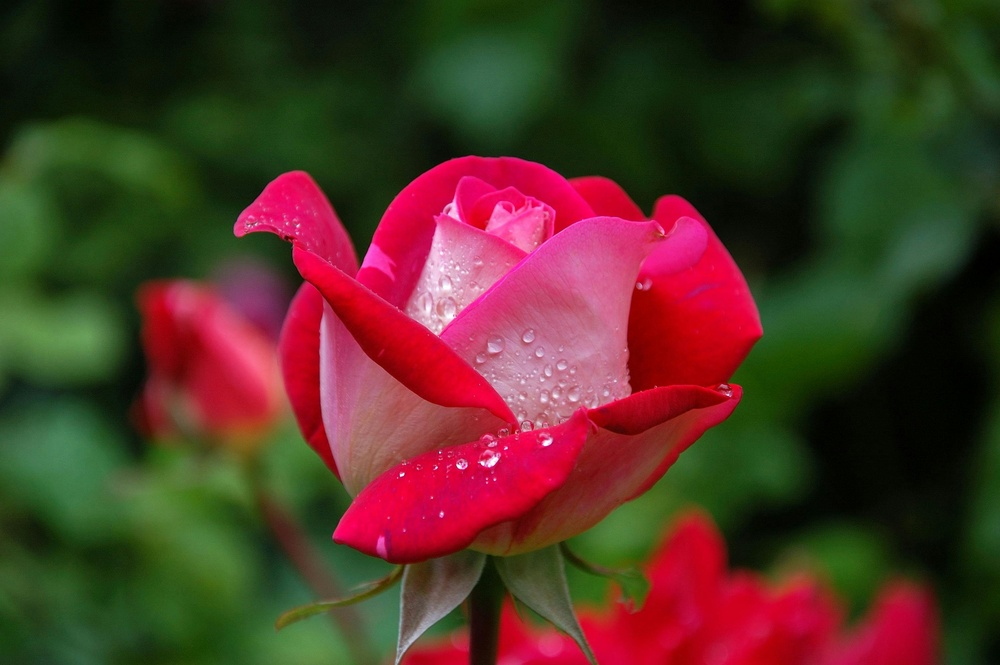
#> input picture Unit-5/flower.jpg, 1000 x 665 px, shrunk from 3008 x 2000 before the run
$ jupyter execute '22. Contrast effect on Color image using global histogram equalization.ipynb'
#> lines starting #> are read from the running program, lines starting #| are printed output that depends on the picture
[cell 1]
# 22. Contrast Effect on COLOR Image using Global Histogram Equalization

import cv2
import matplotlib.pyplot as plt
import numpy as np

img = cv2.imread('flower.jpg')
#> img is the input picture: shape (665, 1000, 3); mean B, G, R 38.3, 51.3, 81.6

ycrcb = cv2.cvtColor(img,cv2.COLOR_BGR2YCrCb)
#> ycrcb: shape (665, 1000, 3); mean of channels 0, 1, 2 58.9, 144.2, 116.3
y,cr,cb = cv2.split(ycrcb)
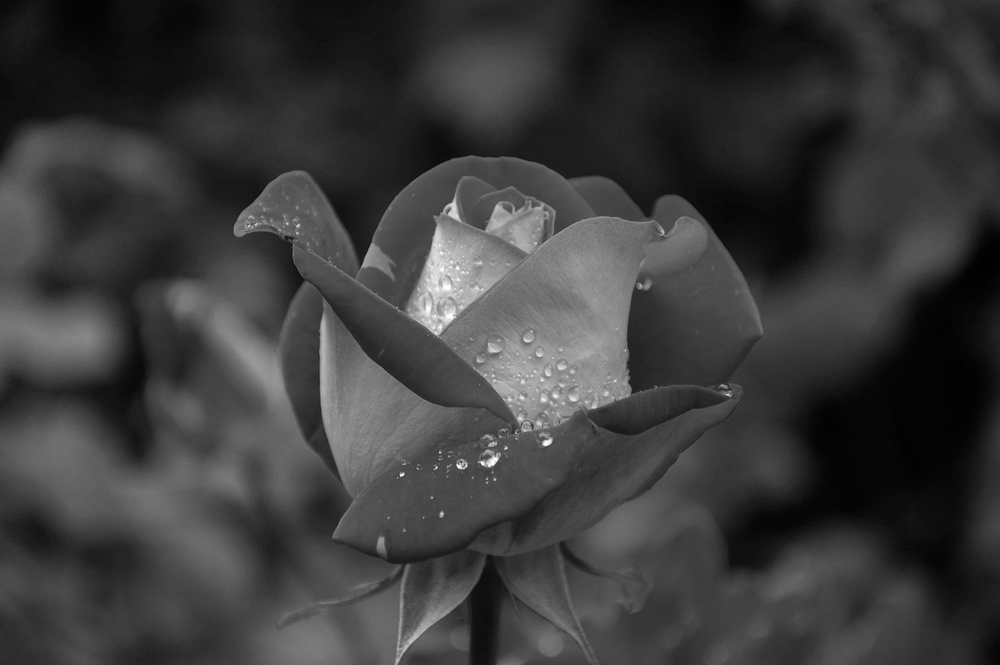
#> y: shape (665, 1000); min 0, max 255, mean 58.9
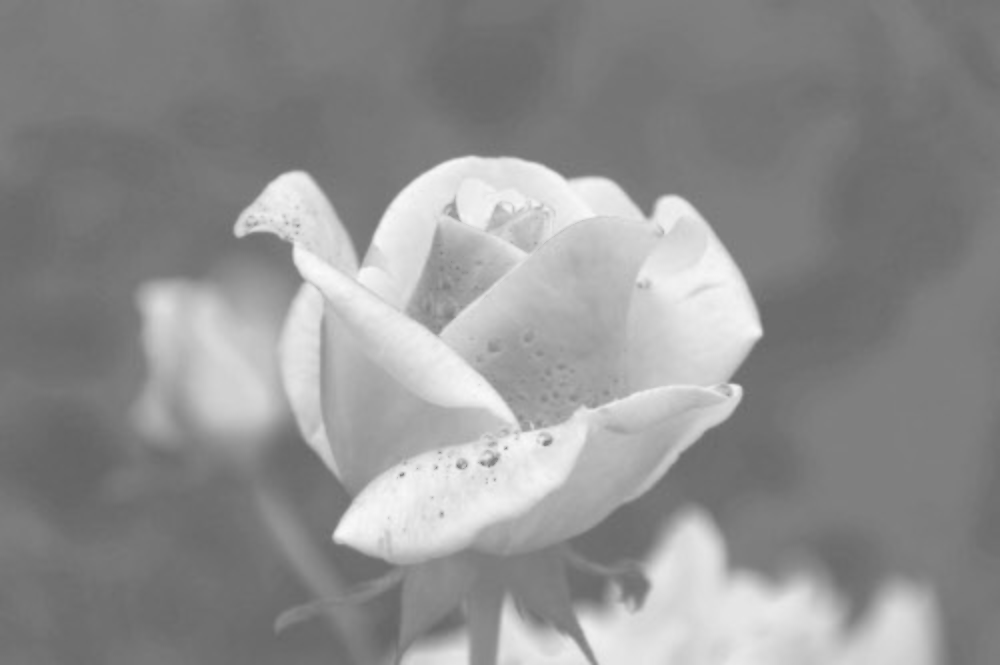
#> cr: shape (665, 1000); min 100, max 250, mean 144.2
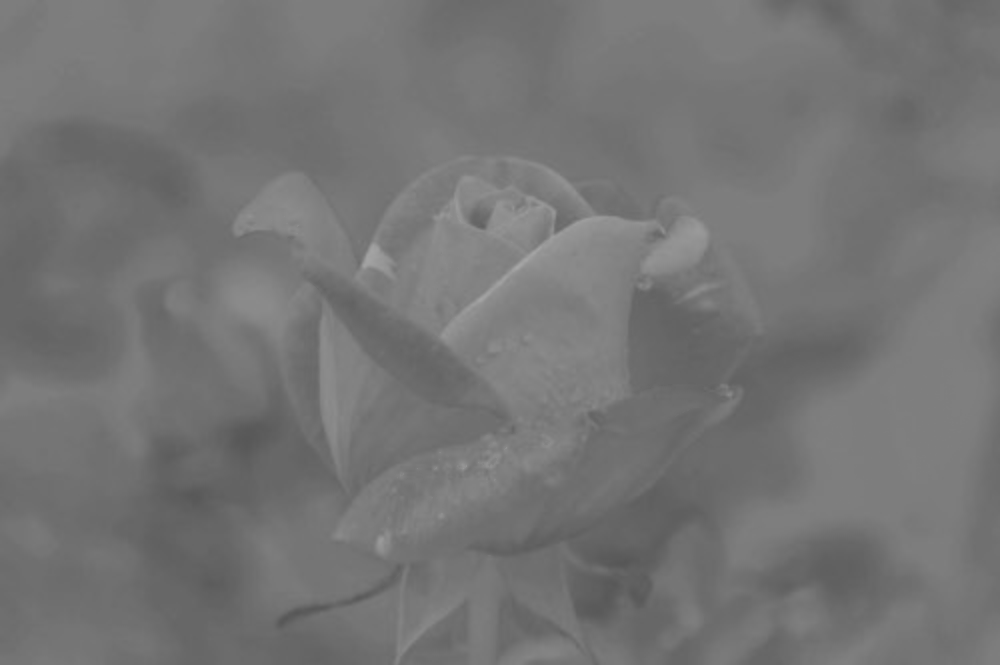
#> cb: shape (665, 1000); min 86, max 167, mean 116.3

y_eq = cv2.equalizeHist(y)
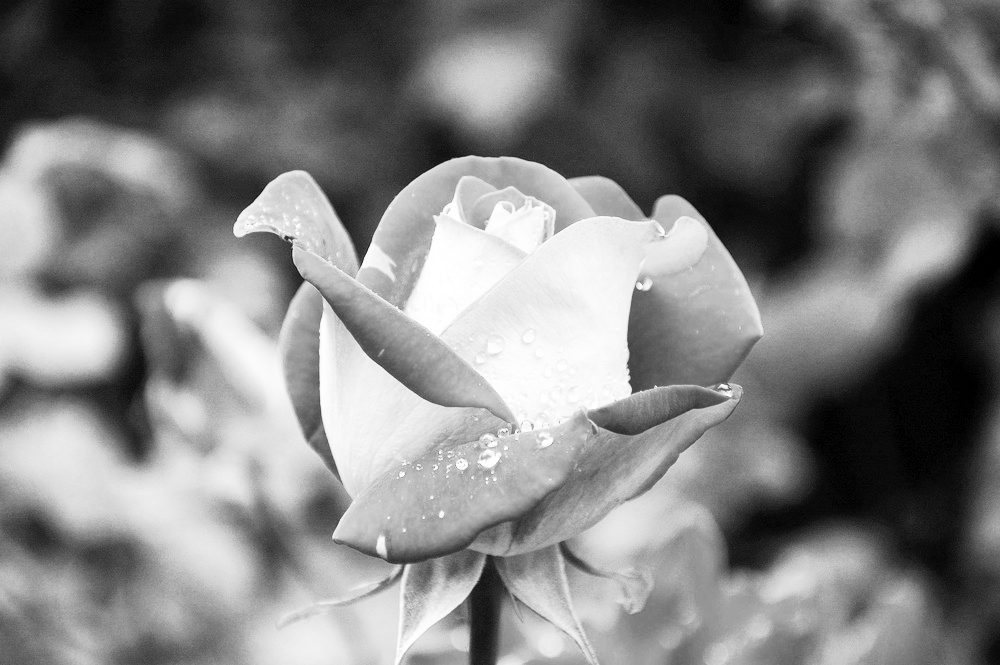
#> y_eq: shape (665, 1000); min 0, max 255, mean 128.6
ycrcb_eq = cv2.merge([y_eq,cr,cb])
#> ycrcb_eq: shape (665, 1000, 3); mean of channels 0, 1, 2 128.6, 144.2, 116.3
global_eq = cv2.cvtColor(ycrcb_eq,cv2.COLOR_YCrCb2RGB)
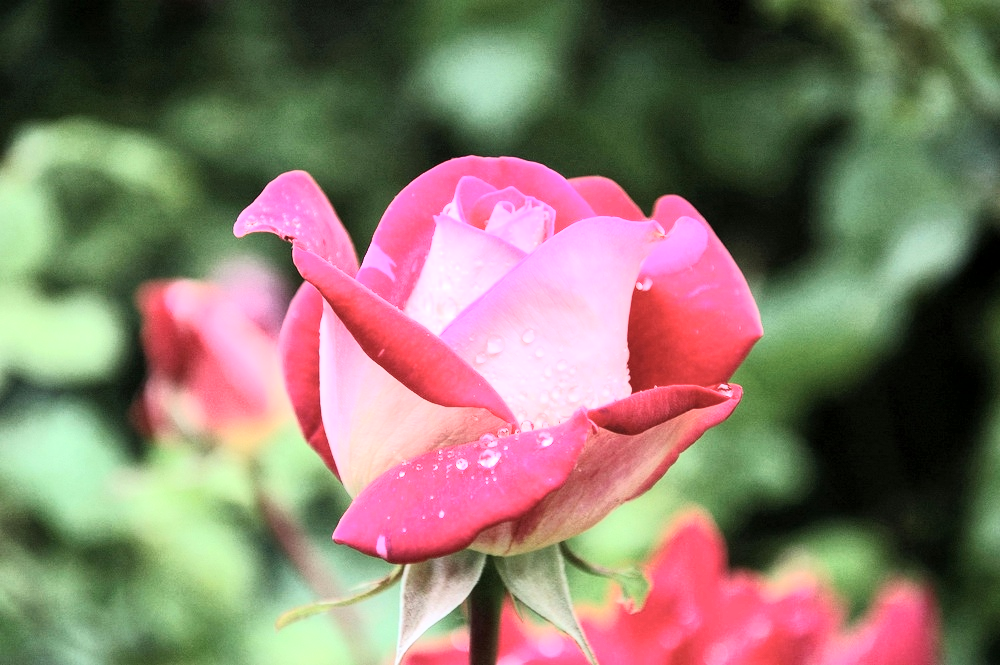
#> global_eq: shape (665, 1000, 3); mean R, G, B 137.5, 121, 107.6
source = cv2.cvtColor(img,cv2.COLOR_BGR2RGB)

plt.subplot(1,2,1),plt.imshow(source),plt.title('Source'),plt.axis('off')
plt.subplot(1,2,2),plt.imshow(global_eq),plt.title('Contrast Color Image using equalizeHist'),plt.axis('off')

$ run again, with Unit-5/aerial.webp saved as Unit-5/flower.jpg
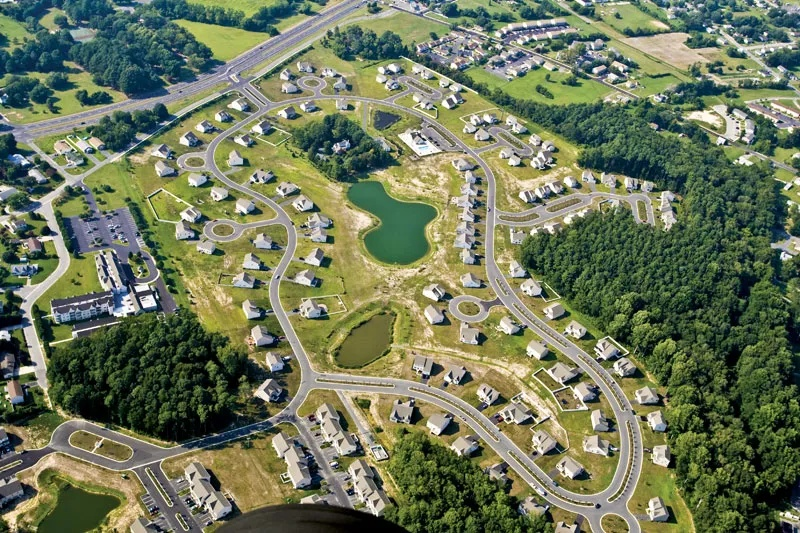
#> input picture Unit-5/aerial.webp, 800 x 533 px
#> img is the input picture: shape (533, 800, 3); mean B, G, R 90.6, 119.4, 110.5
#> ycrcb: shape (533, 800, 3); mean of channels 0, 1, 2 113.5, 125.9, 115.1
#> `y_eq = cv2.equalizeHist(y)`:
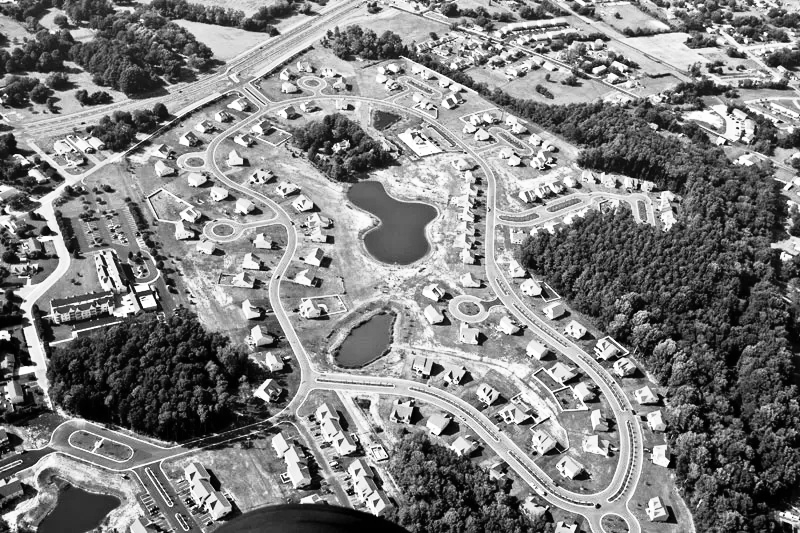
#> y_eq: shape (533, 800); min 0, max 255, mean 128
#> ycrcb_eq: shape (533, 800, 3); mean of channels 0, 1, 2 128, 125.9, 115.1
#> `global_eq = cv2.cvtColor(ycrcb_eq,cv2.COLOR_YCrCb2RGB)`:
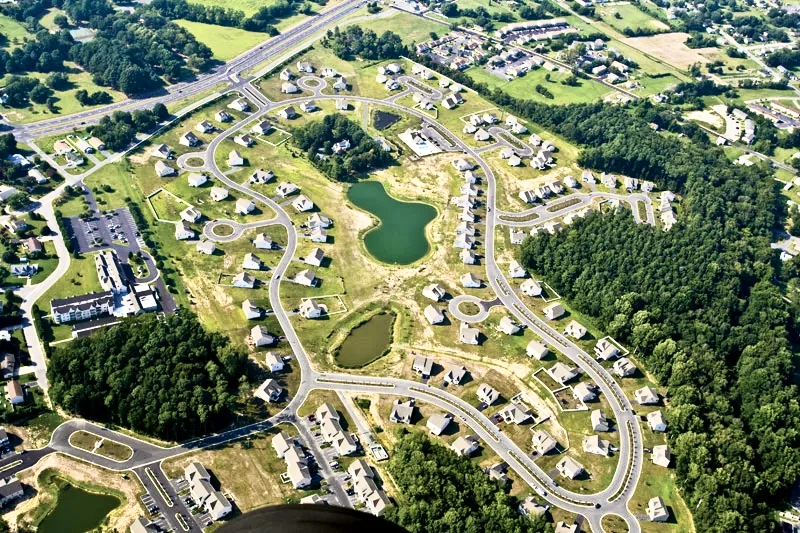
#> global_eq: shape (533, 800, 3); mean R, G, B 125, 133.9, 105.1
